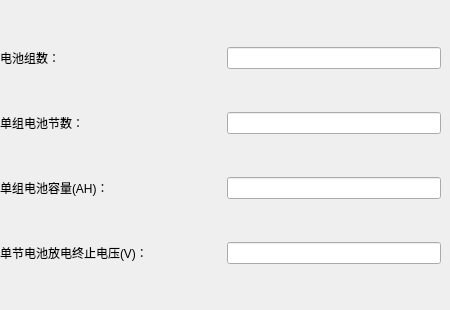
        <widget class="QWidget" name="page_2_1">
         <widget class="QWidget" name="widget_2_1" native="true">
          <property name="geometry">
           <rect>
            <x>0</x>
            <y>10</y>
            <width>441</width>
            <height>291</height>
           </rect>
          </property>
          <layout class="QGridLayout" name="gridLayout_6">
           <item row="3" column="2">
            <widget class="QLineEdit" name="Single_Batt_Discharge_End_V">
             <property name="sizePolicy">
              <sizepolicy hsizetype="Expanding" vsizetype="Fixed">
               <horstretch>0</horstretch>
               <verstretch>0</verstretch>
              </sizepolicy>
             </property>
             <property name="focusPolicy">
              <enum>Qt::NoFocus</enum>
             </property>
             <property name="alignment">
              <set>Qt::AlignCenter</set>
             </property>
            </widget>
           </item>
           <item row="2" column="2">
            <widget class="QLineEdit" name="Batt_Capcity">
             <property name="sizePolicy">
              <sizepolicy hsizetype="Expanding" vsizetype="Fixed">
               <horstretch>0</horstretch>
               <verstretch>0</verstretch>
              </sizepolicy>
             </property>
             <property name="focusPolicy">
              <enum>Qt::NoFocus</enum>
             </property>
             <property name="alignment">
              <set>Qt::AlignCenter</set>
             </property>
            </widget>
           </item>
           <item row="2" column="0">
            <widget class="QLabel" name="label_31">
             <property name="sizePolicy">
              <sizepolicy hsizetype="Expanding" vsizetype="Fixed">
               <horstretch>0</horstretch>
               <verstretch>0</verstretch>
              </sizepolicy>
             </property>
             <property name="text">
              <string>单组电池容量(AH)：</string>
             </property>
            </widget>
           </item>
           <item row="3" column="0" colspan="2">
            <widget class="QLabel" name="label_34">
             <property name="sizePolicy">
              <sizepolicy hsizetype="Expanding" vsizetype="Fixed">
               <horstretch>0</horstretch>
               <verstretch>0</verstretch>
              </sizepolicy>
             </property>
             <property name="text">
              <string>单节电池放电终止电压(V)：</string>
             </property>
            </widget>
           </item>
           <item row="0" column="2">
            <widget class="QLineEdit" name="Batt_Group_Number">
             <property name="sizePolicy">
              <sizepolicy hsizetype="Expanding" vsizetype="Fixed">
               <horstretch>0</horstretch>
               <verstretch>0</verstretch>
              </sizepolicy>
             </property>
             <property name="focusPolicy">
              <enum>Qt::NoFocus</enum>
             </property>
             <property name="alignment">
              <set>Qt::AlignCenter</set>
             </property>
            </widget>
           </item>
           <item row="0" column="0">
            <widget class="QLabel" name="label_21">
             <property name="sizePolicy">
              <sizepolicy hsizetype="Expanding" vsizetype="Fixed">
               <horstretch>0</horstretch>
               <verstretch>0</verstretch>
              </sizepolicy>
             </property>
             <property name="text">
              <string>电池组数：</string>
             </property>
            </widget>
           </item>
           <item row="1" column="0">
            <widget class="QLabel" name="label_37">
             <property name="sizePolicy">
              <sizepolicy hsizetype="Expanding" vsizetype="Fixed">
               <horstretch>0</horstretch>
               <verstretch>0</verstretch>
              </sizepolicy>
             </property>
             <property name="text">
              <string>单组电池节数：</string>
             </property>
            </widget>
           </item>
           <item row="1" column="2">
            <widget class="QLineEdit" name="Sys_Battery_Number">
             <property name="sizePolicy">
              <sizepolicy hsizetype="Expanding" vsizetype="Fixed">
               <horstretch>0</horstretch>
               <verstretch>0</verstretch>
              </sizepolicy>
             </property>
             <property name="focusPolicy">
              <enum>Qt::NoFocus</enum>
             </property>
             <property name="alignment">
              <set>Qt::AlignCenter</set>
             </property>
            </widget>
           </item>
          </layout>
         </widget>
        </widget>
